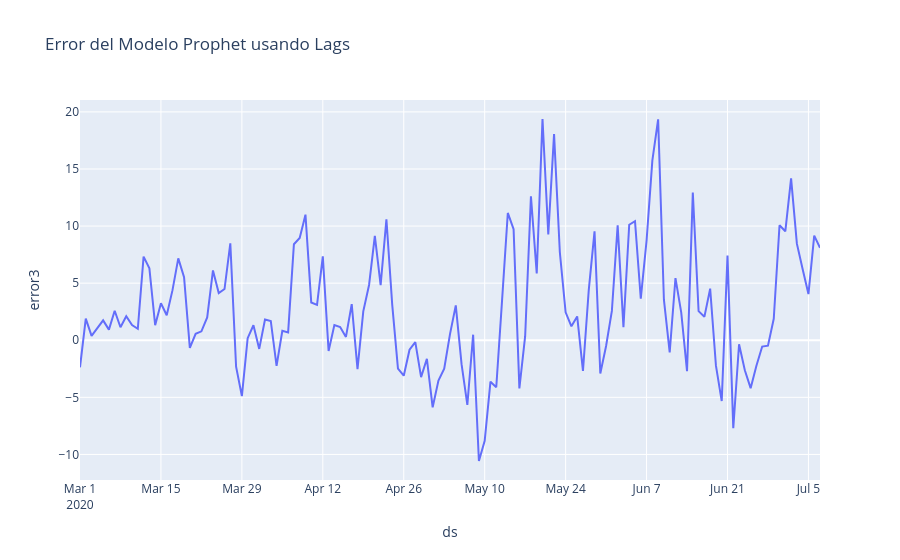

Notebook code for this chart:
### Markdown cell above
Los resultados son muy parecidos al modelo anterior, por lo que se puede decir que no ha habido un cambio drastico al incorporar lags. Tambien se puede ver que incluso los MAE aumentan levemente, por lo que su incorporacion no dio mejores resultados.

### Code cell
#7:

test['error3'] = test['y'] - test['yhat3']

fig_error = px.line(test, x='ds', y='error3', title='Error del Modelo Prophet usando Lags')
fig_error.show()

### Figure 1 — Plotly figure (JSON) as saved in the notebook; plotly's stock layout.template omitted (floating-point values rounded to 4 significant figures; data arrays with more than 128 entries replaced by an {"elided": "..."} marker saying what was removed)
{"data": [{"hovertemplate": "ds=%{x}<br>error3=%{y}<extra></extra>", "legendgroup": "", "line": {"color": "#636efa", "dash": "solid"}, "marker": {"symbol": "circle"}, "mode": "lines", "name": "", "orientation": "v", "showlegend": false, "type": "scatter", "x": {"elided": "129 str values"}, "xaxis": "x", "y": {"elided": "129 float values"}, "yaxis": "y"}], "layout": {"legend": {"tracegroupgap": 0}, "title": {"text": "Error del Modelo Prophet usando Lags"}, "xaxis": {"anchor": "y", "domain": [0, 1], "title": {"text": "ds"}}, "yaxis": {"anchor": "x", "domain": [0, 1], "title": {"text": "error3"}}}}
